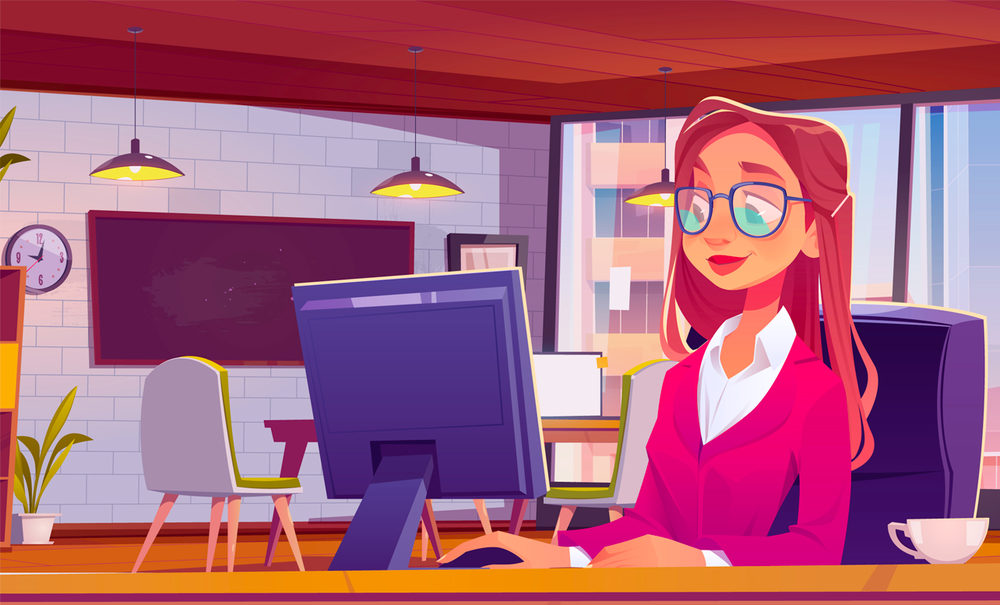
#> input picture public/1.png, 1000 x 605 px, shrunk from 1284 x 777 before the run
$ python image_compare_final.py
#> lines starting #> are read from the running program, lines starting #| are printed output that depends on the picture; after the words box and inside, x2 and y2 are one past the last pixel; in counts of white or black regions, pixels touching at a corner belong together
### public/ImageCompare.py
import cv2
import json
import os
from typing import List, Dict

class ImageCompare:
  def __init__(self, merge_threshold: int = 5, contour_area_threshold: int = 20, padding: int = 15):
    """
    Initialize the ImageCompare class with default parameters.

    :param merge_threshold: Threshold for merging bounding boxes. Default is 5.
    :param contour_area_threshold: Minimum area of contours to be considered as differences. Default is 20.
    :param padding: Padding around bounding boxes. Default is 15.
    """
    self.merge_threshold = merge_threshold
    self.contour_area_threshold = contour_area_threshold
    self.padding = padding

  def merge_bounding_boxes(self, bboxes: List[Dict[str, int]]) -> List[Dict[str, int]]:
    """
    Merge overlapping or nearby bounding boxes.

    :param bboxes: List of bounding boxes.
    :return: List of merged bounding boxes.
    """
    merged_bboxes = []
    bboxes = sorted(bboxes, key=lambda x: x["x"])

    while bboxes:
      current = bboxes.pop(0)
      merged = False
      for i, other in enumerate(merged_bboxes):
        if (current["x"] < other["x"] + other["width"] + self.merge_threshold and
          current["x"] + current["width"] + self.merge_threshold > other["x"] and
          current["y"] < other["y"] + other["height"] + self.merge_threshold and
          current["y"] + current["height"] + self.merge_threshold > other["y"]):
          new_bbox = {
            "x": min(current["x"], other["x"]),
            "y": min(current["y"], other["y"]),
            "width": max(current["x"] + current["width"], other["x"] + other["width"]) - min(current["x"], other["x"]),
            "height": max(current["y"] + current["height"], other["y"] + other["height"]) - min(current["y"], other["y"])
          }
          merged_bboxes[i] = new_bbox
          merged = True
          break
      if not merged:
        merged_bboxes.append(current)

    return merged_bboxes

  def find_image_differences(self, image1_path: str, image2_path: str) -> List[Dict[str, int]]:
    """
    Find differences between two images.

    :param image1_path: Path to the first image.
    :param image2_path: Path to the second image.
    :return: List of bounding boxes representing differences.
    """
    img1 = cv2.imread(image1_path)
    img2 = cv2.imread(image2_path)
    if img1.shape != img2.shape:
      print("Images do not have the same dimensions.")
      return []

    gray1 = cv2.cvtColor(img1, cv2.COLOR_BGR2GRAY)
    gray2 = cv2.cvtColor(img2, cv2.COLOR_BGR2GRAY)
    diff = cv2.absdiff(gray1, gray2)
    _, thresh = cv2.threshold(diff, 25, 255, cv2.THRESH_BINARY)
    contours, _ = cv2.findContours(thresh, cv2.RETR_EXTERNAL, cv2.CHAIN_APPROX_SIMPLE)
    bboxes = []

    for contour in contours:
      if cv2.contourArea(contour) > self.contour_area_threshold:
        x, y, w, h = cv2.boundingRect(contour)
        x -= self.padding
        y -= self.padding
        w += 2 * self.padding
        h += 2 * self.padding
        x = max(x, 0)
        y = max(y, 0)
        h = min(h, img1.shape[0] - y)
        w = min(w, img1.shape[1] - x)
        bboxes.append({"x": x, "y": y, "width": w, "height": h})

    self.differences = self.merge_bounding_boxes(bboxes)

    return self.differences

  def create_out_path(self, out_path):
    # Create the out directory if it does not exist
    if not os.path.exists(out_path):
      os.makedirs(out_path)


  def save_differences_to_json(self, image_id: str, out_path: str = "out") -> None:
    """
    Save differences to a JSON file.

    :param image_id: Identifier for the image.
    :param out_path: Path to save the JSON file. Default is "out".
    """
    if not hasattr(self, 'differences'):
      raise ValueError("Differences have not been calculated. Please run find_image_differences first.")

    data = {
      "image_id": image_id,
      "differences": self.differences
    }

    # Create the out directory if it does not exist
    self.create_out_path(out_path)

    with open(f"{out_path}/{image_id}.json", "w") as f:
      json.dump(data, f)

  # [14 lines left out: function return_differences_as_json, not called in this run]


  def create_image_with_differences(self, image1_path: str, output_image_path: str) -> None:
    """
    Create sections from differences and save the output image.

    :param image1_path: Path to the base image.
    :param json_path: Path to the JSON file containing differences.
    :param output_image_path: Path to save the output image.
    """
    if not hasattr(self, 'differences'):
      raise ValueError("Differences have not been calculated. Please run find_image_differences first.")

    img = cv2.imread(image1_path)

    for diff in self.differences:
      x = diff["x"]
      y = diff["y"]
      w = diff["width"]
      h = diff["height"]
      cv2.rectangle(img, (x, y), (x + w, y + h), (0, 0, 255), 2)

    cv2.imwrite(output_image_path, img)
    print(f"Image with sections saved as {output_image_path}")

  # [15 lines left out: function save_original_images, not called in this run]

### public/image_compare_final.py
from ImageCompare import ImageCompare
import time

def main():
    # Example image paths
    image1_path = '1.png'
    image2_path = '2.png'

    # Utlize the ImageCompare class
    comparer = ImageCompare()
    differences = comparer.find_image_differences(image1_path, image2_path)
#> in find_image_differences, img1 is the input picture: shape (605, 1000, 3); mean B, G, R 120.5, 95.3, 169.2
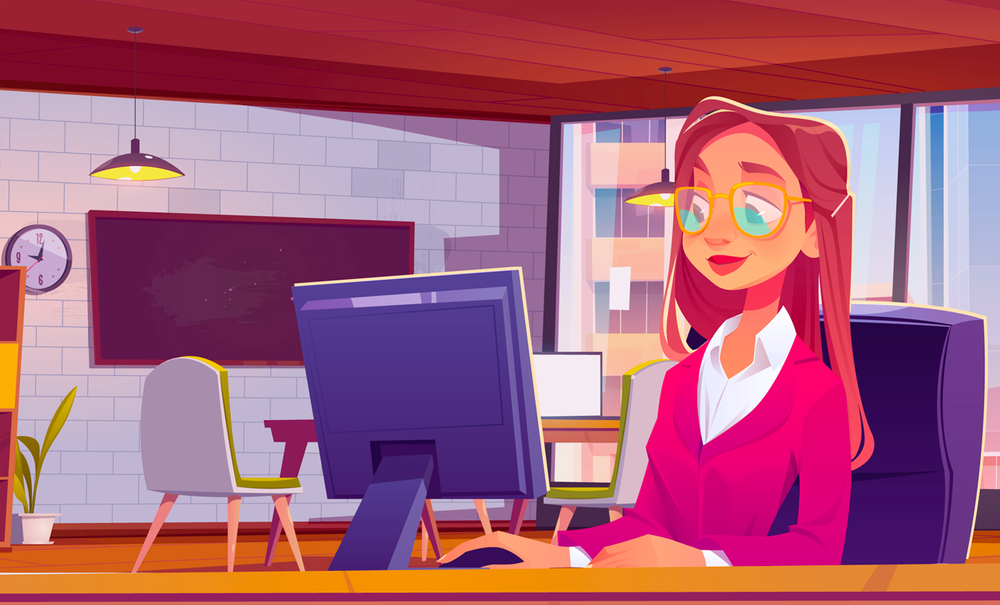
#> input picture public/2.png, 1000 x 605 px, shrunk from 1284 x 777 before the run
#> in find_image_differences, img2 is the input picture: shape (605, 1000, 3); mean B, G, R 120.5, 94.7, 168.4
#> in find_image_differences, `gray1 = cv2.cvtColor(img1, cv2.COLOR_BGR2GRAY)`:
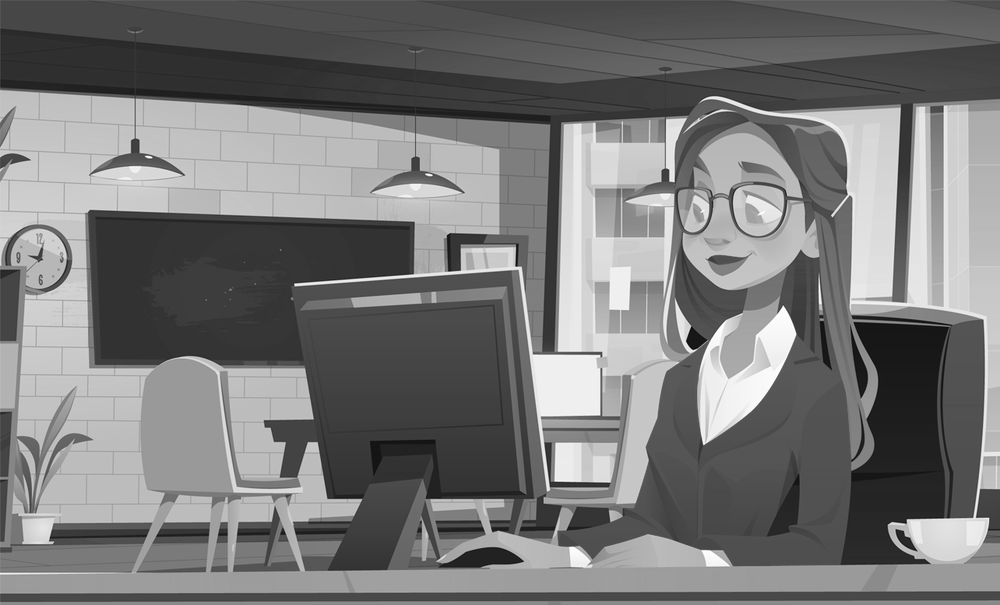
#> gray1: shape (605, 1000); min 8, max 255, mean 120.3
#> in find_image_differences, `gray2 = cv2.cvtColor(img2, cv2.COLOR_BGR2GRAY)`:
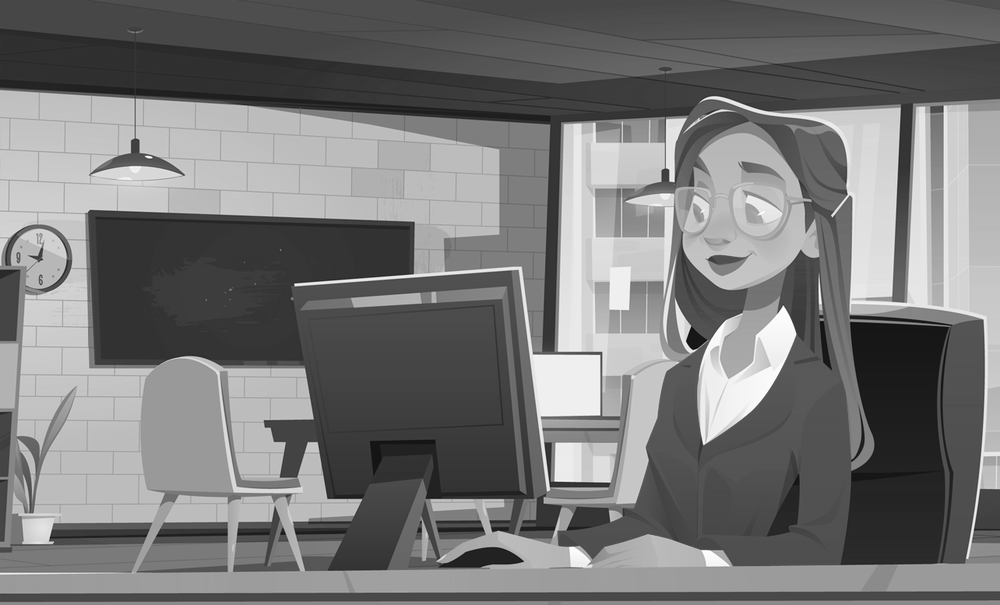
#> gray2: shape (605, 1000); min 12, max 255, mean 119.6
#> in find_image_differences, `diff = cv2.absdiff(gray1, gray2)`:
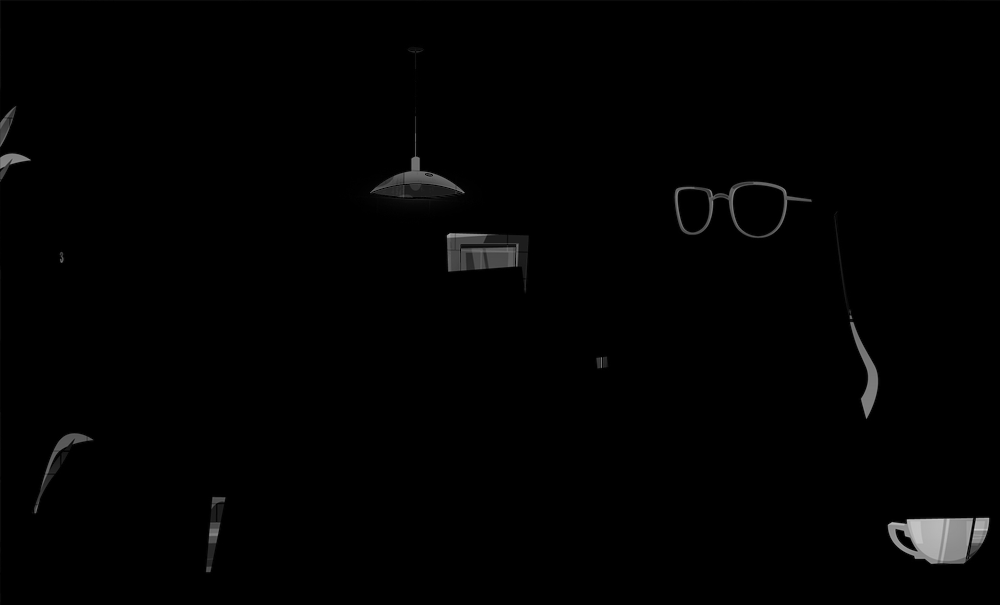
#> diff: shape (605, 1000); min 0, max 207, mean 2
#> in find_image_differences, `_, thresh = cv2.threshold(diff, 25, 255, cv2.THRESH_BINARY)`:
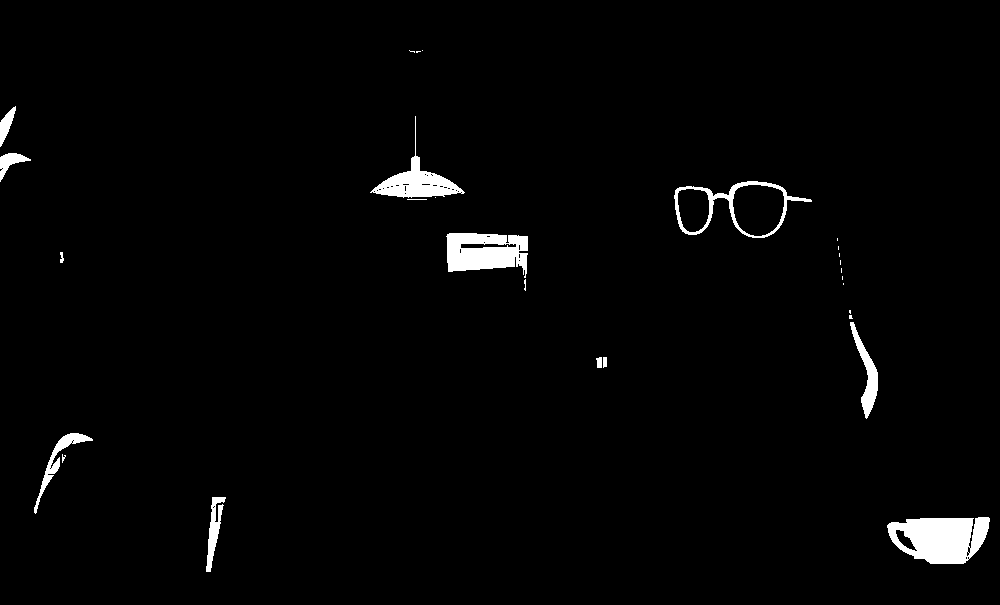
#> thresh: shape (605, 1000); 2% white; 28 white regions (15 under 20 px)
#> in find_image_differences, `contours, _ = cv2.findContours(thresh, cv2.RETR_EXTERNAL, cv2.CHAIN_AP..`: contours = 28 contours, 17 with area under 20; largest, box (x1, y1, x2, y2) and area: (674, 181, 812, 238) 4330, (887, 517, 990, 564) 3547, (446, 233, 528, 278) 2638, (370, 116, 465, 198) 1716, (850, 322, 878, 419) 768
#> the loop in find_image_differences, `for contour in contours:` made 28 passes
#> (x, y, w, h) on passes 1, 2, 4, 5, 6, 7, 19, 22, 23, 24, 25: (872, 502, 128, 77), (191, 482, 50, 105), (19, 418, 89, 111), (588, 342, 34, 41), (581, 342, 36, 41), (835, 307, 58, 127), (431, 218, 112, 75), (659, 166, 168, 87), (0, 138, 61, 59), (355, 101, 125, 112), (0, 91, 46, 71)
#> contour on passes 9, 10, 12, 13, 14, 15: [[849, 310], [849, 312], [850, 313], [850, 310]], [[843, 283], [843, 284]], [[842, 276], [842, 279]], [[841, 268], [841, 272]], [[840, 260], [840, 264]], [[839, 253], [839, 256]]
#> after the loop in find_image_differences, `for contour in contours:`: bboxes = 11 items
#> the loop in merge_bounding_boxes, `while bboxes:` made 11 passes
#> after the loop in merge_bounding_boxes, `while bboxes:`: merged_bboxes = 9 items
#> differences = 9 items

    print(differences)
#> (printed output is left out)

    # Save them to json
    comparer.save_differences_to_json("image_1")

    # Show the differences on an image
    comparer.create_image_with_differences(image1_path, 'out.png')
#> the loop in create_image_with_differences, `for diff in self.differences:` made 9 passes
#> after the loop in create_image_with_differences, `for diff in self.differences:`:
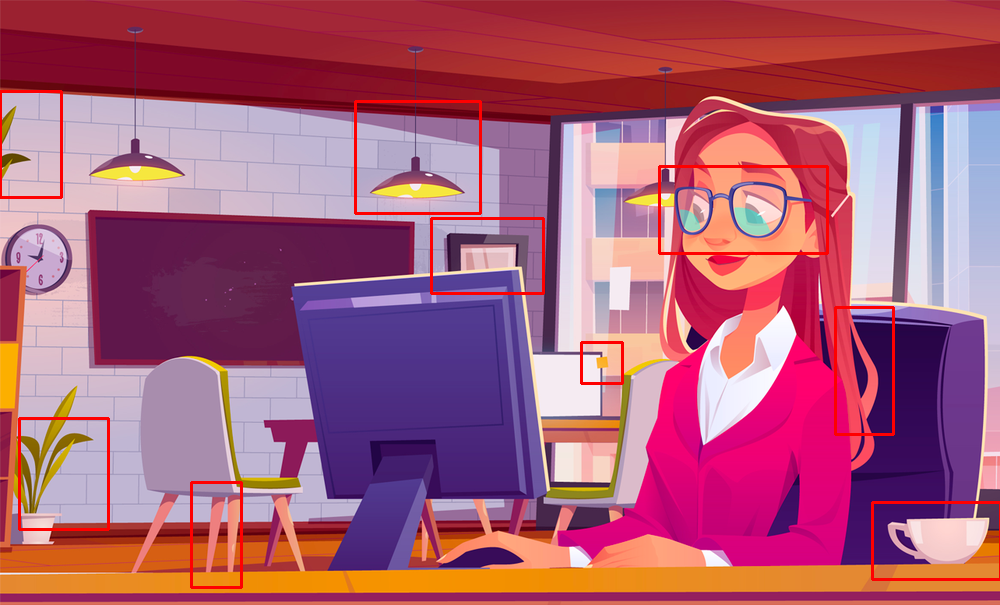
#> img: shape (605, 1000, 3); 1.61% of pixels changed, all inside (x1, y1, x2, y2) = (0, 90, 1000, 589)


if __name__ == "__main__":
    t1 = time.time()
    main()
    t2 = time.time()

    print(f"Execution time: {t2 - t1} seconds")
